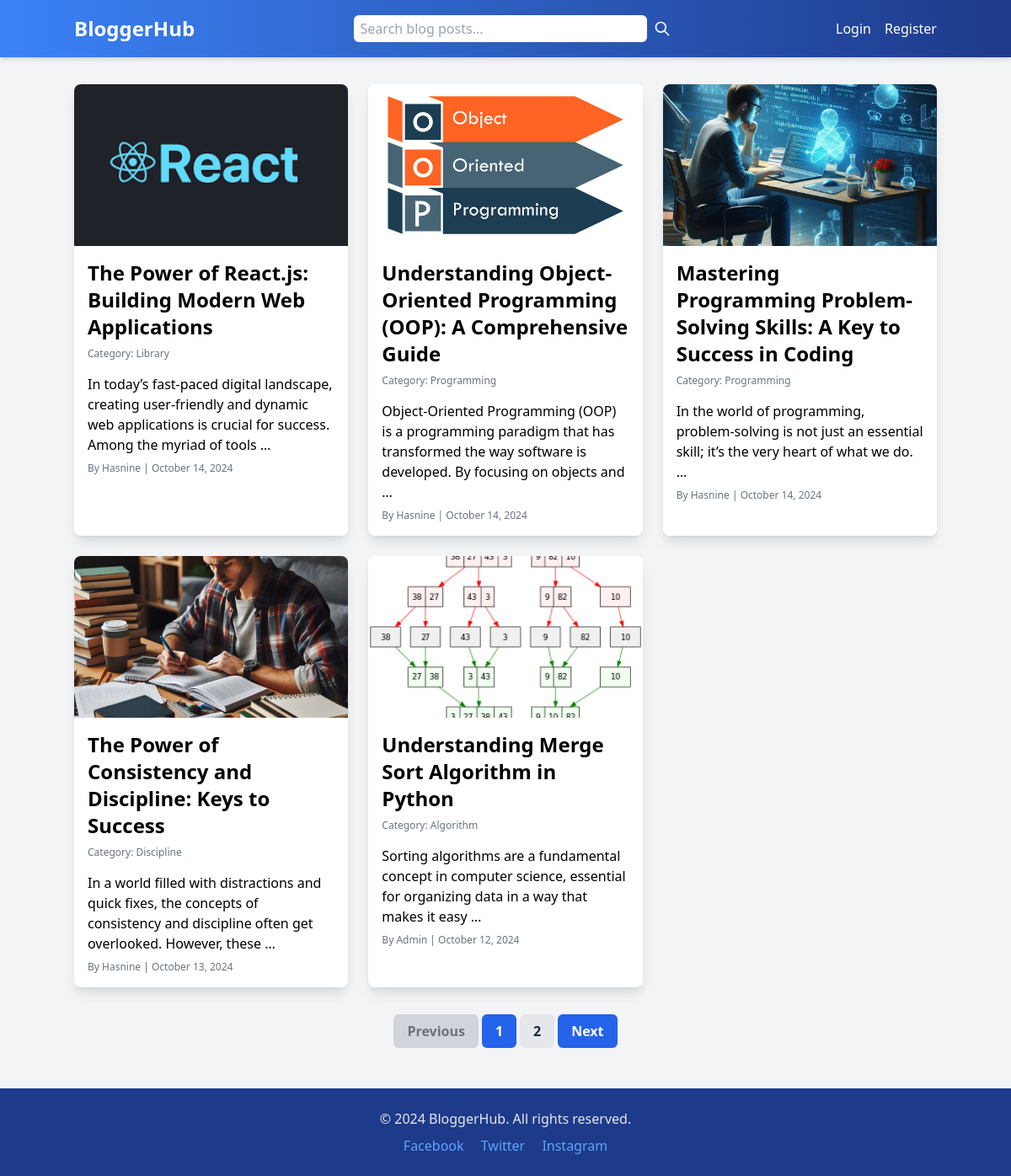
The page / on the database its author committed.
### blog/models.py (models this page shows, shortened)
class Post(models.Model):
    title = models.CharField(max_length=200)
    author = models.ForeignKey(User, on_delete=models.CASCADE, related_name='posts')  # Use related_name for better access
    content = RichTextField()
    category = models.ForeignKey(Category, on_delete=models.CASCADE, related_name='posts')  # Use related_name for better access
    created_at = models.DateTimeField(auto_now_add=True)
    updated_at = models.DateTimeField(auto_now=True)
    featured = models.BooleanField(default=False)
    image = models.ImageField(upload_to='blog_images/', blank=True, null=True)  # Optional image field

class Category(models.Model):
    name = models.CharField(max_length=100, unique=True)  # Ensure unique category names

### blog/views.py (the view)
# urls.py: path('', views.index, name='index'),
def index(request):
    posts = Post.objects.all().order_by('-created_at')
    paginator = Paginator(posts, 5)  # Paginate 5 posts per page
    page_number = request.GET.get('page')
    page_obj = paginator.get_page(page_number)
    return render(request, 'blog/index.html', {'page_obj': page_obj})

### blog/templates/blog/index.html (shortened to what this page needs)
<!DOCTYPE html>
<html lang="en">
  <head>
    <link href="https://cdn.jsdelivr.net/npm/tailwindcss@2.2.19/dist/tailwind.min.css" rel="stylesheet" />
  </head>
  <body class="bg-gray-100 font-sans">
<header class="header p-4 shadow-md">
  <div class="container mx-auto flex sm:flex-row justify-between items-center">
      <a href="{% url 'index' %}" class="text-xl sm:text-2xl font-bold text-white mb-2 sm:mb-0">
          BloggerHub
      </a>
      <form id="search-form" class="flex items-center mb-2 sm:mb-0 sm:flex-grow sm:max-w-sm">
          <input
              type="text"
              name="q"
              placeholder="Search blog posts..."
              class="flex-grow px-2 py-1 text-gray-700 rounded-l-md rounded-r-md focus:outline-none focus:ring-2 focus:ring-blue-300 sm:w-32 md:w-40 lg:w-52"
              required
          />
          <button type="submit" class="p-2 text-white rounded-r-md focus:outline-none">
              <svg xmlns="http://www.w3.org/2000/svg" class="h-5 w-5" fill="none" viewBox="0 0 24 24" stroke="currentColor">
                  <path stroke-linecap="round" stroke-linejoin="round" stroke-width="2" d="M21 21l-6-6m2-5a7 7 0 11-14 0 7 7 0 0114 0z" />
              </svg>
          </button>
      </form>
      <nav class="hidden sm:flex items-center space-x-4">
          {% if user.is_authenticated %}
              <a href="{% url 'create_post' %}" class="text-white px-4">Create Post</a>
              <a href="{% url 'logout_view' %}" class="text-white hover:underline">Logout</a>
              <a href="{% url 'user_profile' user.id %}" class="hover:underline">
                  {% if user.userprofile.profile_picture %}
                      <img class="w-8 h-8 rounded-full object-cover" src="{{ user.userprofile.profile_picture.url }}" alt="{{ user.username }}'s Profile Picture" />
                  {% else %}
                      <img class="w-8 h-8 rounded-full object-cover" src="https://via.placeholder.com/150" alt="Default Profile Picture" />
                  {% endif %}
              </a>
          {% else %}
              <a href="{% url 'login_view' %}" class="text-white hover:underline">Login</a>
              <a href="{% url 'register' %}" class="text-white hover:underline">Register</a>
          {% endif %}
      </nav>
  </div>
</header>
    <main class="container mx-auto mt-8">
      <div class="grid grid-cols-1 md:grid-cols-2 lg:grid-cols-3 gap-6">
        {% for post in page_obj %}
          <div class="bg-white shadow-lg rounded-lg overflow-hidden transition transform hover:scale-105">
            {% if post.image %}
              <img src="{{ post.image.url }}" alt="{{ post.title }}" class="w-full h-48 object-cover" />
            {% else %}
              <img src="https://via.placeholder.com/400x200" alt="{{ post.title }}" class="w-full h-48 object-cover" />
            {% endif %}
            <div class="p-4">
              <h2 class="text-2xl font-bold mb-2 hover:text-blue-700 transition"><a href="{% url 'post_detail' post.id %}">{{ post.title }}</a></h2>
              <div class="text-gray-500 text-xs mb-4">
                <span>Category: {{ post.category.name }}</span>
              </div>
              <p class="text-gray-700 text-sm mb-4">{{ post.content|safe|truncatewords:20 }}</p>
              <div class="text-gray-500 mt-2 text-xs">
                <span>By <a href="{% url 'user_profile' post.author.id %}" class="hover:underline">{{ post.author.username }}</a></span> |
                <span>{{ post.created_at|date:'F d, Y' }}</span>
              </div>
            </div>
          </div>
        {% endfor %}
      </div>
      <div class="mt-8 flex justify-center">
        <nav class="inline-flex space-x-1">
          {% if page_obj.has_previous %}
            <a href="?page={{ page_obj.previous_page_number }}" class="px-4 py-2 bg-blue-600 text-white font-semibold rounded-md hover:bg-blue-700 transition">Previous</a>
          {% else %}
            <span class="px-4 py-2 bg-gray-300 text-gray-500 font-semibold rounded-md">Previous</span>
          {% endif %}
          {% for num in page_obj.paginator.page_range %}
            {% if page_obj.number == num %}
              <span class="px-4 py-2 bg-blue-600 text-white font-semibold rounded-md">{{ num }}</span>
            {% else %}
              <a href="?page={{ num }}" class="px-4 py-2 bg-gray-200 text-gray-800 font-semibold rounded-md hover:bg-gray-300">{{ num }}</a>
            {% endif %}
          {% endfor %}
          {% if page_obj.has_next %}
            <a href="?page={{ page_obj.next_page_number }}" class="px-4 py-2 bg-blue-600 text-white font-semibold rounded-md hover:bg-blue-700 transition">Next</a>
          {% else %}
            <span class="px-4 py-2 bg-gray-300 text-gray-500 font-semibold rounded-md">Next</span>
          {% endif %}
        </nav>
      </div>
    </main>
    <footer class="footer p-6 mt-12">
      <div class="container mx-auto text-center text-gray-200">
        <p class="mb-2">&copy; 2024 BloggerHub. All rights reserved.</p>
        <div class="mt-2">
          <a href="#" class="text-gray-200 hover:text-gray-200 mx-2">Facebook</a>
          <a href="#" class="text-gray-200 hover:text-gray-200 mx-2">Twitter</a>
          <a href="#" class="text-gray-200 hover:text-gray-200 mx-2">Instagram</a>
        </div>
      </div>
    </footer>
  </body>
</html>

### blog/templates/blog/index.html (style rules this page uses)
.header { background: linear-gradient(90deg, #3b82f6, #1e3a8a); }
.footer { background-color: #1e3a8a; }
.footer a { color: #60a5fa; }

### rows shown on the page
Post: image (picture), title "The Power of React.js: Building Modern Web Applications", category.name "Library", content "In today’s fast-paced digital landscape, creating user-friendly and dynamic web applications is crucial for success. Among the myriad of tools …", author.username "Hasnine", created_at "October 14, 2024"
Post: image (picture), title "Understanding Object-Oriented Programming (OOP): A Comprehensive Guide", category.name "Programming", content "Object-Oriented Programming (OOP) is a programming paradigm that has transformed the way software is developed. By focusing on objects and …", author.username "Hasnine", created_at "October 14, 2024"
Post: image (picture), title "Mastering Programming Problem-Solving Skills: A Key to Success in Coding", category.name "Programming", content "In the world of programming, problem-solving is not just an essential skill; it’s the very heart of what we do. …", author.username "Hasnine", created_at "October 14, 2024"
Post: image (picture), title "The Power of Consistency and Discipline: Keys to Success", category.name "Discipline", content "In a world filled with distractions and quick fixes, the concepts of consistency and discipline often get overlooked. However, these …", author.username "Hasnine", created_at "October 13, 2024"
Post: image (picture), title "Understanding Merge Sort Algorithm in Python", category.name "Algorithm", content "Sorting algorithms are a fundamental concept in computer science, essential for organizing data in a way that makes it easy …", author.username "Admin", created_at "October 12, 2024"

### other values the page prints
{{ num }} "1"
{{ num }} "2"
